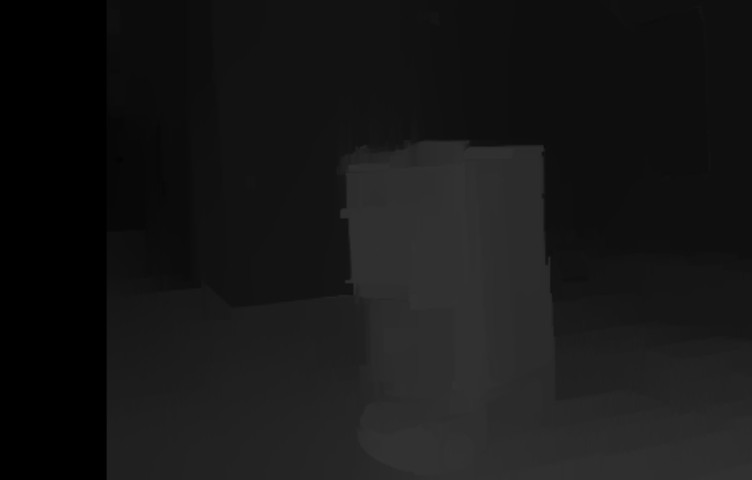
#> input picture python/3dimg.d/tugdisparity.png, 752 x 480 px, found by its file name
$ python masking2.py
#> lines starting #> are read from the running program, lines starting #| are printed output that depends on the picture; after the words box and inside, x2 and y2 are one past the last pixel; in counts of white or black regions, pixels touching at a corner belong together
import matplotlib.pyplot as plt
import matplotlib.image as mpimg
import numpy as np
import cv2

image = mpimg.imread('tugdisparity.png')
#> image is the input picture: shape (480, 752) float32; min 0, max 0.196, mean 0.0896

image = image*255
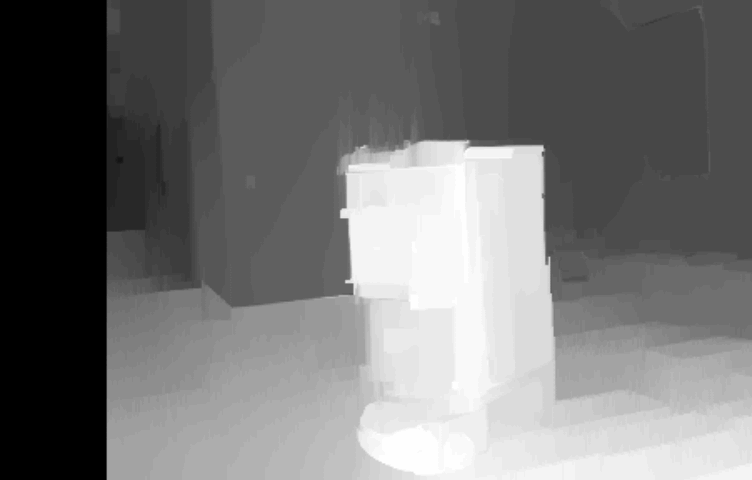
#> image: shape (480, 752) float32; min 0, max 50, mean 22.8; drawn with min black and max white
image = image.astype(np.uint8)

print("This image is type")
print(image.dtype)
#| uint8

plt.figure(1)


histr = cv2.calcHist([image],[0],None,[256],[0,256])
#> histr = 256 values, max 50880 at index 0, min 0 at index 1, mean 1410
# Display the Histogram Plot
plt.plot(histr, 'r')
plt.xlim([0,256])

# Display the original image
plt.figure(2)
plt.imshow(image, cmap='gray')

# Create a disparity threshold
disp_threshold = 44

mask = image.copy()

# Identify pixels below the threshold
thresholds = (image < disp_threshold)
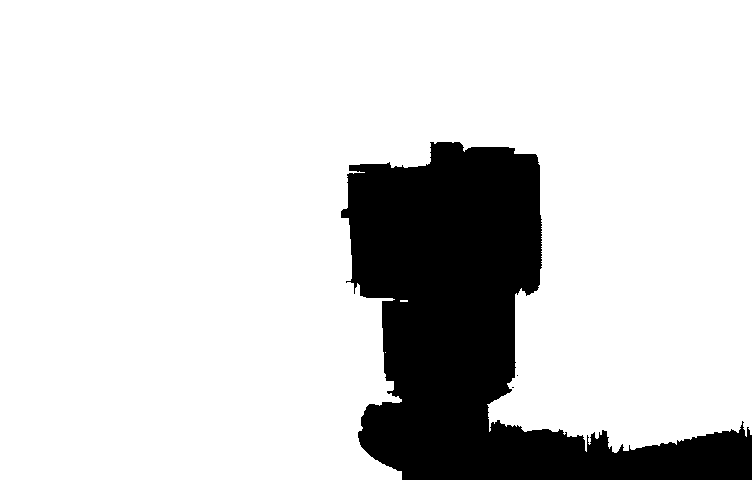
#> thresholds: shape (480, 752) bool; 83.1% white; 3 black regions (2 under 20 px), largest, box (x1, y1, x2, y2) and area: (341, 142, 752, 480) 60893
mask[thresholds] = 0
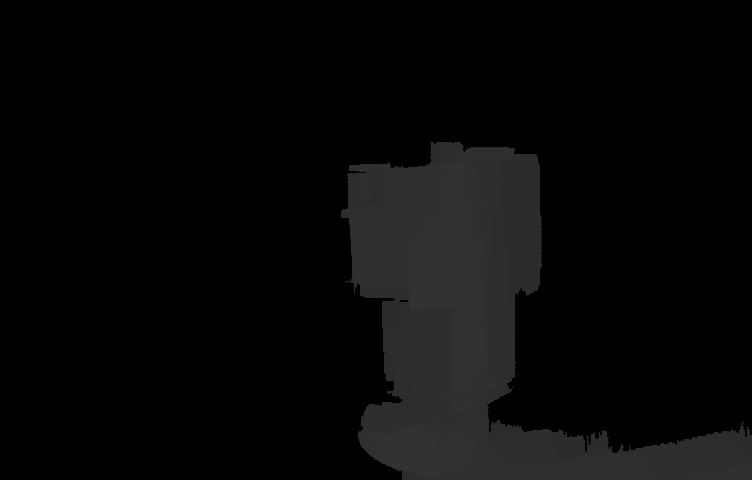
#> mask: shape (480, 752); min 0, max 50, mean 7.9
mask[~thresholds] = 255

# Create 'color' disparity image
results =np.dstack((image,image,image))
results = cv2.addWeighted(results, 5, results, 0, 0)

# Create 'color' mask image
color_mask = np.dstack((mask,mask,mask))
color_mask[~thresholds] = [255,0,0]
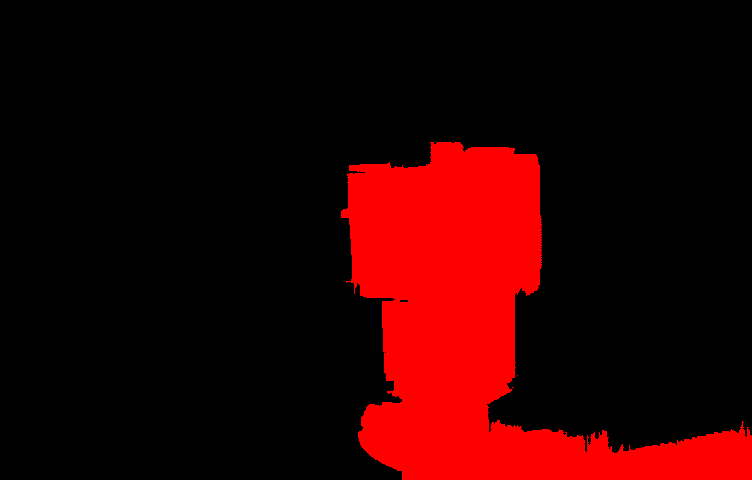
#> color_mask: shape (480, 752, 3); mean of channels 0, 1, 2 43, 0, 0; drawn as R, G, B

# Display the mask image
plt.figure(3)
plt.imshow(mask, cmap='gray')

# Display the color mask image
plt.figure(4)
plt.imshow(color_mask)

# Display the color mask image
plt.figure(5)
plt.imshow(results)

# Blend the red masking inside the original image
blend = results.copy()
blend = cv2.addWeighted(results, 1, color_mask, 1, 0)
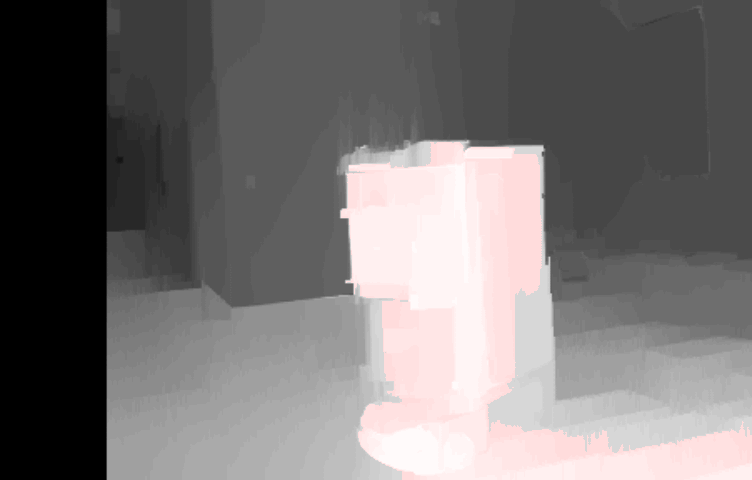
#> blend: shape (480, 752, 3); mean of channels 0, 1, 2 117.8, 114.2, 114.2; drawn as R, G, B
blend[~thresholds]= blend[~thresholds]*[1,0.5,0.5]
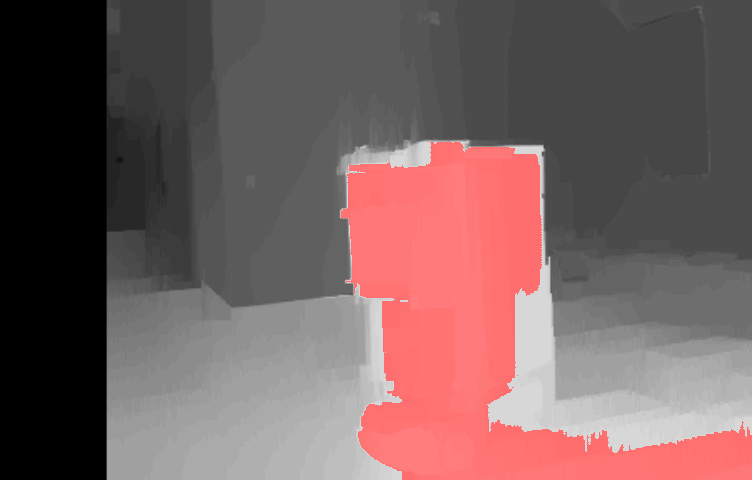
#> blend: shape (480, 752, 3); 16.87% of pixels changed, all inside (x1, y1, x2, y2) = (341, 142, 752, 480); drawn as R, G, B

# Display the blend image
plt.figure(6)
plt.imshow(blend)

# Display the image
plt.show()
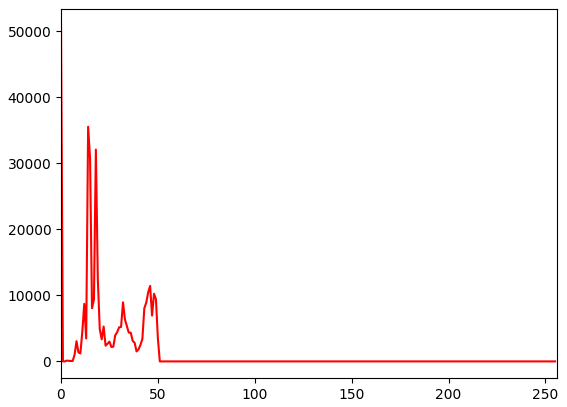
#> figure drawn by matplotlib, 1 panel; curve peaks at x = 0, y = 50880
